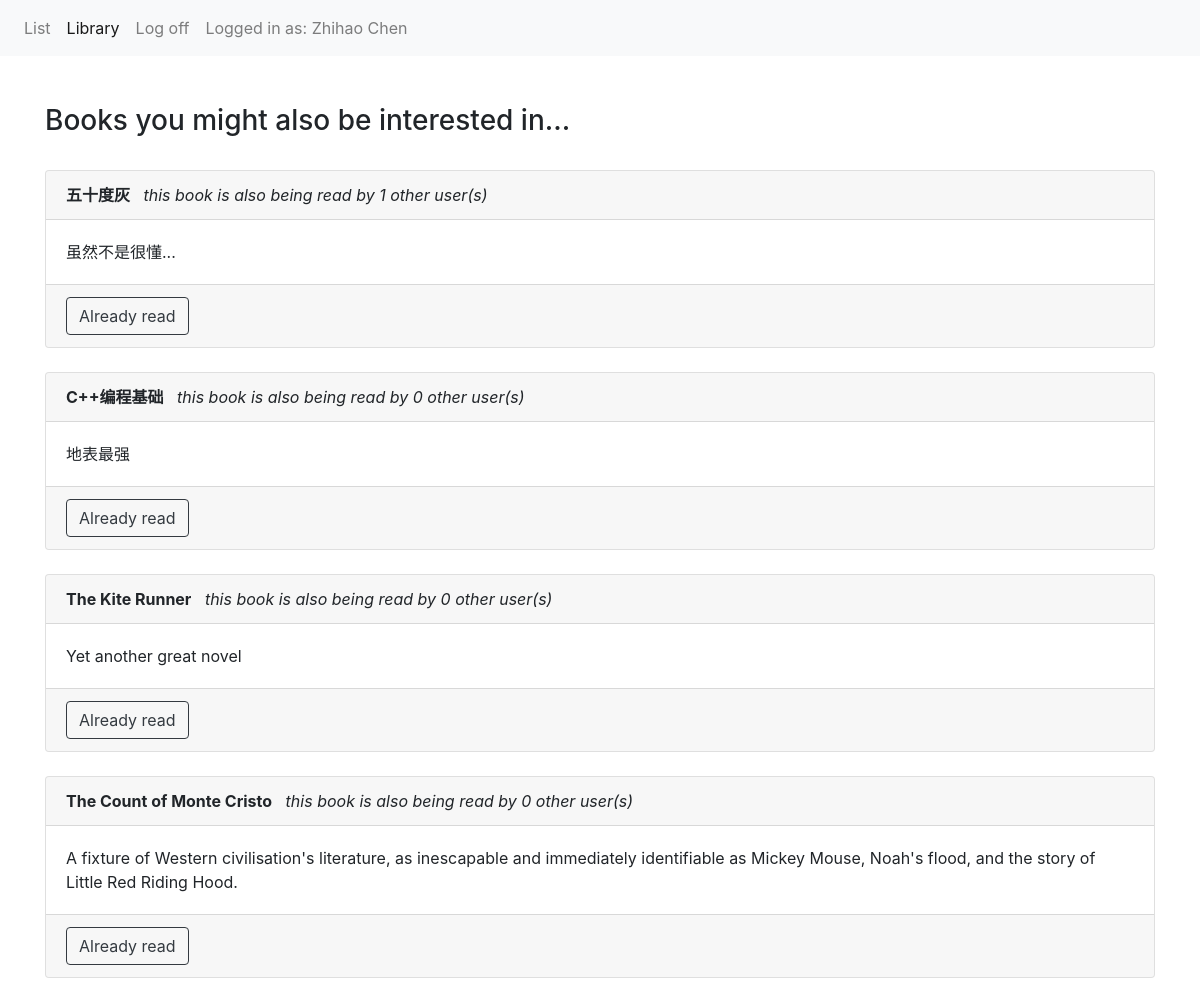
The app's page /library (signed in) with its own data.
### app/models.py (models this page shows, shortened)
class Reader (db.Model):
    id = db.Column(db.Integer, primary_key=True) #id is not presented to the user, but is used to identify tasks at the backend
    name = db.Column(db.String(250), index=True,unique=True)
    password = db.Column(db.String(250),index=True)
    book = db.relationship('Book',secondary=readship)

class Book (db.Model):
    id = db.Column(db.Integer,primary_key=True)
    title = db.Column(db.String(250), index=True,unique=True)
    description = db.Column(db.String(5000), index=True)
    reader = db.relationship('Reader',secondary=readship)

### app/views.py (the view)
@app.route('/library',methods=['GET','POST'])
def library():
    rdr = Reader.query.filter_by(name=session['active_user']).first()
    read_books = rdr.book
    books = Book.query.all()
    for book in read_books:
        books.remove(book)
    app.logger.info('entered library')
    return render_template('library.html',title="Book Library",books=books)

### app/templates/library.html
{% extends "base.html" %}
{% block content %}
<nav class="navbar navbar-expand-sm bg-light navbar-light">
  <ul class="navbar-nav">
    <li class="nav-item">
      <a class="nav-link" href="/list">List</a>
    </li>
    <li class="nav-item">
      <a class="nav-link active" href="/library">Library</a>
    </li>
    <li class="nav-item justify-content-end">
      <a class="nav-link" href="/logout">Log off</a>
    </li>
    <li class="nav-item">
      <a class="nav-link">Logged in as: {{session['active_user']}}</a>
    </li>
  </ul>
</nav>
<br><br>
<div class="container">
  {% if books %}
  <h3>Books you might also be interested in...</h3><br>
  {% else %}
  <h3>Oops.. why not delete some books from your list?</h3><br>
  {% endif %}
{% for book in books %}
  <div class="card">
    <div class="card-header"><b>{{book.title}}</b>    <i>   &nbsp  this book is also being read by {{book.reader|length}} other user(s)</i></div>
    <div class="card-body">{{book.description}}</div>
    <div class="card-footer">
      <a href="/finish/{{book.id}}" class="btn btn-outline-dark" role="button">Already read</a>
    </div>
  </div><br>
{% endfor %}
<br><br><br><br>
</div>
{% endblock %}

### records on screen
Reader: active_user "Zhihao Chen"
Book: title "五十度灰", reader|length "1", description "虽然不是很懂..."
Book: title "C++编程基础", reader|length "0", description "地表最强"
Book: title "The Kite Runner", reader|length "0", description "Yet another great novel"
Book: title "The Count of Monte Cristo", reader|length "0", description "A fixture of Western civilisation's literature, as inescapable and immediately identifiable as Mickey Mouse, Noah's flood, and the story of Little Red Riding Hood."
